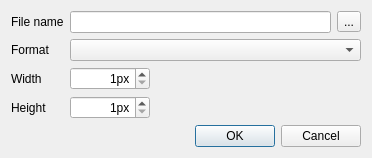
<?xml version="1.0" encoding="UTF-8"?>
<ui version="4.0">
 <class>ImageExportForm</class>
 <widget class="QDialog" name="ImageExportForm">
  <property name="geometry">
   <rect>
    <x>0</x>
    <y>0</y>
    <width>372</width>
    <height>156</height>
   </rect>
  </property>
  <property name="windowTitle">
   <string>Export Image</string>
  </property>
  <property name="sizeGripEnabled">
   <bool>false</bool>
  </property>
  <property name="modal">
   <bool>false</bool>
  </property>
  <layout class="QGridLayout" name="gridLayout">
   <item row="0" column="0">
    <widget class="QLabel" name="label">
     <property name="sizePolicy">
      <sizepolicy hsizetype="Maximum" vsizetype="Preferred">
       <horstretch>0</horstretch>
       <verstretch>0</verstretch>
      </sizepolicy>
     </property>
     <property name="text">
      <string>File name</string>
     </property>
    </widget>
   </item>
   <item row="0" column="1" colspan="2">
    <layout class="QHBoxLayout" name="horizontalLayout_2">
     <item>
      <widget class="QLineEdit" name="fileNameEdit"/>
     </item>
     <item>
      <widget class="QToolButton" name="browseFileButton">
       <property name="text">
        <string>...</string>
       </property>
      </widget>
     </item>
    </layout>
   </item>
   <item row="1" column="0">
    <widget class="QLabel" name="label_4">
     <property name="sizePolicy">
      <sizepolicy hsizetype="Maximum" vsizetype="Preferred">
       <horstretch>0</horstretch>
       <verstretch>0</verstretch>
      </sizepolicy>
     </property>
     <property name="text">
      <string>Format</string>
     </property>
    </widget>
   </item>
   <item row="1" column="1" colspan="2">
    <widget class="QComboBox" name="formatsBox">
     <property name="sizePolicy">
      <sizepolicy hsizetype="Preferred" vsizetype="Fixed">
       <horstretch>0</horstretch>
       <verstretch>0</verstretch>
      </sizepolicy>
     </property>
     <property name="minimumSize">
      <size>
       <width>80</width>
       <height>0</height>
      </size>
     </property>
     <property name="baseSize">
      <size>
       <width>0</width>
       <height>0</height>
      </size>
     </property>
    </widget>
   </item>
   <item row="2" column="0">
    <widget class="QLabel" name="widthLabel">
     <property name="sizePolicy">
      <sizepolicy hsizetype="Maximum" vsizetype="Preferred">
       <horstretch>0</horstretch>
       <verstretch>0</verstretch>
      </sizepolicy>
     </property>
     <property name="text">
      <string>Width</string>
     </property>
    </widget>
   </item>
   <item row="2" column="1">
    <widget class="QSpinBox" name="widthSpinBox">
     <property name="sizePolicy">
      <sizepolicy hsizetype="Fixed" vsizetype="Fixed">
       <horstretch>0</horstretch>
       <verstretch>0</verstretch>
      </sizepolicy>
     </property>
     <property name="minimumSize">
      <size>
       <width>80</width>
       <height>0</height>
      </size>
     </property>
     <property name="baseSize">
      <size>
       <width>0</width>
       <height>0</height>
      </size>
     </property>
     <property name="alignment">
      <set>Qt::AlignRight|Qt::AlignTrailing|Qt::AlignVCenter</set>
     </property>
     <property name="suffix">
      <string>px</string>
     </property>
     <property name="minimum">
      <number>1</number>
     </property>
     <property name="maximum">
      <number>9999</number>
     </property>
    </widget>
   </item>
   <item row="3" column="0">
    <widget class="QLabel" name="heightLabel">
     <property name="sizePolicy">
      <sizepolicy hsizetype="Maximum" vsizetype="Preferred">
       <horstretch>0</horstretch>
       <verstretch>0</verstretch>
      </sizepolicy>
     </property>
     <property name="text">
      <string>Height</string>
     </property>
    </widget>
   </item>
   <item row="3" column="1">
    <widget class="QSpinBox" name="heightSpinBox">
     <property name="sizePolicy">
      <sizepolicy hsizetype="Fixed" vsizetype="Fixed">
       <horstretch>0</horstretch>
       <verstretch>0</verstretch>
      </sizepolicy>
     </property>
     <property name="minimumSize">
      <size>
       <width>80</width>
       <height>0</height>
      </size>
     </property>
     <property name="baseSize">
      <size>
       <width>0</width>
       <height>0</height>
      </size>
     </property>
     <property name="alignment">
      <set>Qt::AlignRight|Qt::AlignTrailing|Qt::AlignVCenter</set>
     </property>
     <property name="suffix">
      <string>px</string>
     </property>
     <property name="minimum">
      <number>1</number>
     </property>
     <property name="maximum">
      <number>9999</number>
     </property>
    </widget>
   </item>
   <item row="4" column="0">
    <spacer name="verticalSpacer">
     <property name="orientation">
      <enum>Qt::Vertical</enum>
     </property>
     <property name="sizeHint" stdset="0">
      <size>
       <width>20</width>
       <height>40</height>
      </size>
     </property>
    </spacer>
   </item>
   <item row="5" column="0" colspan="3">
    <layout class="QHBoxLayout" name="horizontalLayout">
     <item>
      <spacer name="horizontalSpacer">
       <property name="orientation">
        <enum>Qt::Horizontal</enum>
       </property>
       <property name="sizeHint" stdset="0">
        <size>
         <width>40</width>
         <height>20</height>
        </size>
       </property>
      </spacer>
     </item>
     <item>
      <widget class="QPushButton" name="okButton">
       <property name="text">
        <string>OK</string>
       </property>
      </widget>
     </item>
     <item>
      <widget class="QPushButton" name="cancelButton">
       <property name="text">
        <string>Cancel</string>
       </property>
      </widget>
     </item>
    </layout>
   </item>
  </layout>
 </widget>
 <resources/>
 <connections>
  <connection>
   <sender>cancelButton</sender>
   <signal>clicked()</signal>
   <receiver>ImageExportForm</receiver>
   <slot>reject()</slot>
   <hints>
    <hint type="sourcelabel">
     <x>320</x>
     <y>215</y>
    </hint>
    <hint type="destinationlabel">
     <x>190</x>
     <y>127</y>
    </hint>
   </hints>
  </connection>
  <connection>
   <sender>okButton</sender>
   <signal>clicked()</signal>
   <receiver>ImageExportForm</receiver>
   <slot>accept()</slot>
   <hints>
    <hint type="sourcelabel">
     <x>210</x>
     <y>215</y>
    </hint>
    <hint type="destinationlabel">
     <x>190</x>
     <y>127</y>
    </hint>
   </hints>
  </connection>
 </connections>
</ui>
